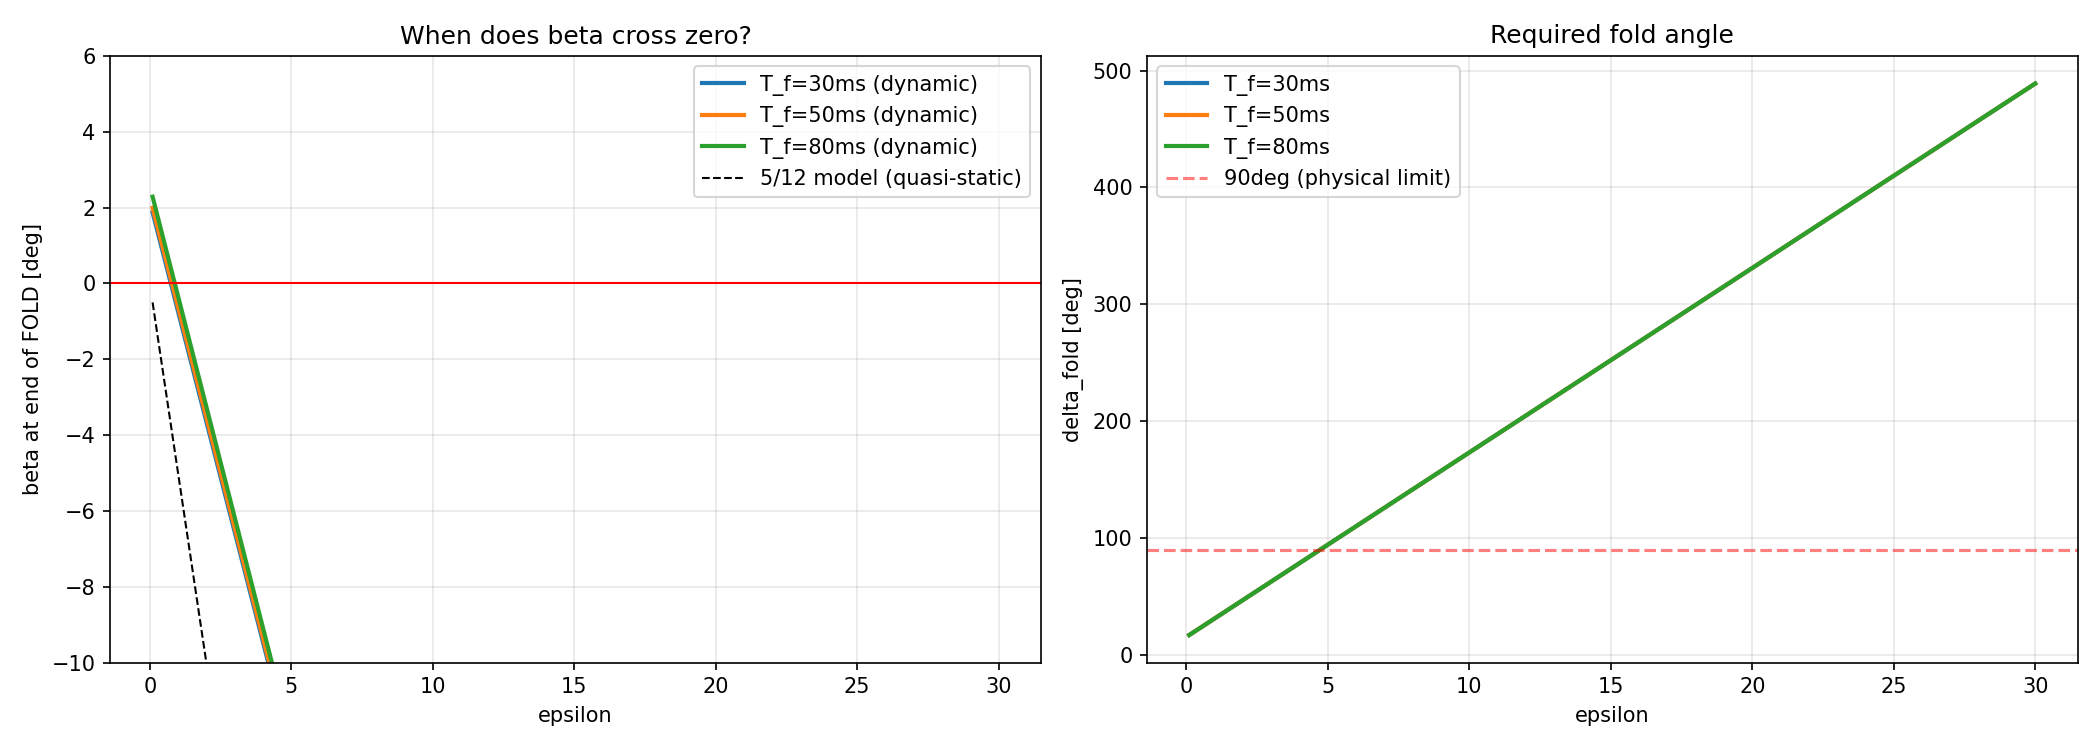

Python code for this plot:
"""Find eps threshold where beta crosses zero at end of FOLD"""
import numpy as np
from scipy.integrate import solve_ivp
from scipy.optimize import brentq
import matplotlib
matplotlib.use('Agg')
import matplotlib.pyplot as plt

# === System parameters ===
g = 9.81; R_rope = 1.0
M1, m2 = 30.0, 45.0; L1, LC1, LC2 = 0.85, 0.30, 0.40; L_upper = 0.85
Mt = M1 + m2; I1 = M1*L1**2/12; I2 = m2*L_upper**2/12
p1 = M1*LC1 + m2*L1; p2 = m2*LC2; ps = p1+p2
h_com = (M1*LC1 + m2*(L1+LC2))/Mt; c_foot = p2/ps
J_aa = M1*LC1**2 + I1 + m2*L1**2; J_tt = m2*LC2**2 + I2
J_at = m2*L1*LC2; J_tot = J_aa + J_tt + 2*J_at
C_sd = (-J_aa*p2 + J_tt*p1 + J_at*(p1-p2))/ps**2
M11 = Mt*R_rope**2; M12 = R_rope; M22 = J_tot/ps**2
det_M = M11*M22 - M12**2
iM11 = M22/det_M; iM12 = -M12/det_M; iM22 = M11/det_M
gMR = g*Mt*R_rope; g_ps = g/ps

print(f"c_foot = {c_foot:.4f}")
print(f"C_sd = {C_sd:.5f}")

def get_beta_at_fold_end(beta0, eps, T_f):
    """Return beta at end of FOLD phase"""
    sigma0 = Mt * h_com * beta0
    d_fold = h_com * (1 + eps) * abs(beta0) / c_foot * np.sign(beta0)
    a = 4 * d_fold / T_f**2
    
    def get_dd(t):
        if t < T_f/2: return +a
        elif t < T_f: return -a
        else: return 0.0
    def rhs(t, y):
        phi, dp, sig, ds = y
        dd = get_dd(t)
        r1 = -gMR*phi; r2 = g_ps*sig - C_sd*dd
        return [dp, iM11*r1+iM12*r2, ds, iM12*r1+iM22*r2]
    
    sol = solve_ivp(rhs, (0, T_f), [0, 0, sigma0, 0],
                    method='RK45', rtol=1e-12, atol=1e-14, max_step=T_f/100)
    beta_end = sol.y[2, -1] / (Mt * h_com)
    phi_end = sol.y[0, -1]
    return beta_end, phi_end, d_fold

beta0 = np.radians(5)

# ==============================
# 1. eps sweep: find beta=0 threshold
# ==============================
print(f"\n{'='*60}")
print(f"eps sweep: beta at end of FOLD (beta0=5deg)")
print(f"{'='*60}")

eps_range = np.concatenate([
    np.arange(0.1, 1.0, 0.1),
    np.arange(1.0, 5.0, 0.5),
    np.arange(5.0, 20.0, 1.0),
    np.arange(20, 51, 5)
])

for T_f in [0.03, 0.05, 0.08]:
    print(f"\n--- T_f = {T_f*1000:.0f}ms ---")
    print(f"{'eps':>6} {'delta_fold':>11} {'beta_end':>10} {'phi_end':>10}")
    prev_sign = 1
    for eps in eps_range:
        bf, pf, df = get_beta_at_fold_end(beta0, eps, T_f)
        curr_sign = 1 if bf > 0 else -1
        marker = " <== CROSSES ZERO" if curr_sign != prev_sign else ""
        print(f"{eps:6.1f} {np.degrees(df):10.1f}deg {np.degrees(bf):9.3f}deg {np.degrees(pf):9.3f}deg{marker}")
        prev_sign = curr_sign

# ==============================
# 2. Find exact threshold with brentq
# ==============================
print(f"\n{'='*60}")
print("Exact beta=0 threshold")
print(f"{'='*60}")

for T_f in [0.03, 0.05, 0.08]:
    try:
        eps_crit = brentq(lambda e: get_beta_at_fold_end(beta0, e, T_f)[0],
                          0.1, 50.0, xtol=1e-6)
        bf, pf, df = get_beta_at_fold_end(beta0, eps_crit, T_f)
        print(f"T_f={T_f*1000:.0f}ms: eps_crit = {eps_crit:.4f} "
              f"(delta_fold={np.degrees(df):.1f}deg, phi={np.degrees(pf):.2f}deg)")
    except:
        print(f"T_f={T_f*1000:.0f}ms: no crossing found in [0.1, 50]")

# ==============================
# 3. Quasi-static vs dynamic comparison
# ==============================
print(f"\n{'='*60}")
print("Quasi-static (5/12) vs Dynamic beta at fold end")
print(f"{'='*60}")

T_f = 0.05
print(f"{'eps':>6} | {'QS beta':>9} | {'Dyn beta':>9} | {'ratio':>6}")
for eps in [0.1, 0.5, 1.0, 2.0, 5.0, 10.0]:
    qs_beta = -eps * beta0  # 5/12 model prediction
    dyn_beta, _, _ = get_beta_at_fold_end(beta0, eps, T_f)
    ratio = dyn_beta / beta0 if abs(beta0) > 1e-10 else 0
    print(f"{eps:6.1f} | {np.degrees(qs_beta):8.3f}d | {np.degrees(dyn_beta):8.3f}d | {ratio:6.3f}")

# ==============================
# 4. Plot: beta_end vs eps
# ==============================
fig, axes = plt.subplots(1, 2, figsize=(14, 5))
eps_plot = np.linspace(0.1, 30, 200)

for T_f in [0.03, 0.05, 0.08]:
    betas = [np.degrees(get_beta_at_fold_end(beta0, e, T_f)[0]) for e in eps_plot]
    axes[0].plot(eps_plot, betas, '-', lw=2, label=f'T_f={T_f*1000:.0f}ms (dynamic)')

# Quasi-static
qs = [np.degrees(-e * beta0) for e in eps_plot]
axes[0].plot(eps_plot, qs, 'k--', lw=1, label='5/12 model (quasi-static)')
axes[0].axhline(0, color='red', ls='-', lw=1)
axes[0].set_xlabel('epsilon')
axes[0].set_ylabel('beta at end of FOLD [deg]')
axes[0].set_title('When does beta cross zero?')
axes[0].legend()
axes[0].grid(True, alpha=0.3)
axes[0].set_ylim(-10, 6)

# delta_fold vs eps
for T_f in [0.03, 0.05, 0.08]:
    deltas = [np.degrees(h_com*(1+e)*beta0/c_foot) for e in eps_plot]
    axes[1].plot(eps_plot, deltas, '-', lw=2, label=f'T_f={T_f*1000:.0f}ms')
axes[1].axhline(90, color='red', ls='--', alpha=0.5, label='90deg (physical limit)')
axes[1].set_xlabel('epsilon')
axes[1].set_ylabel('delta_fold [deg]')
axes[1].set_title('Required fold angle')
axes[1].legend()
axes[1].grid(True, alpha=0.3)

plt.tight_layout()
out = __file__.replace('.py', '.png')
plt.savefig(out, dpi=150)
print(f"\nSaved: {out}")
